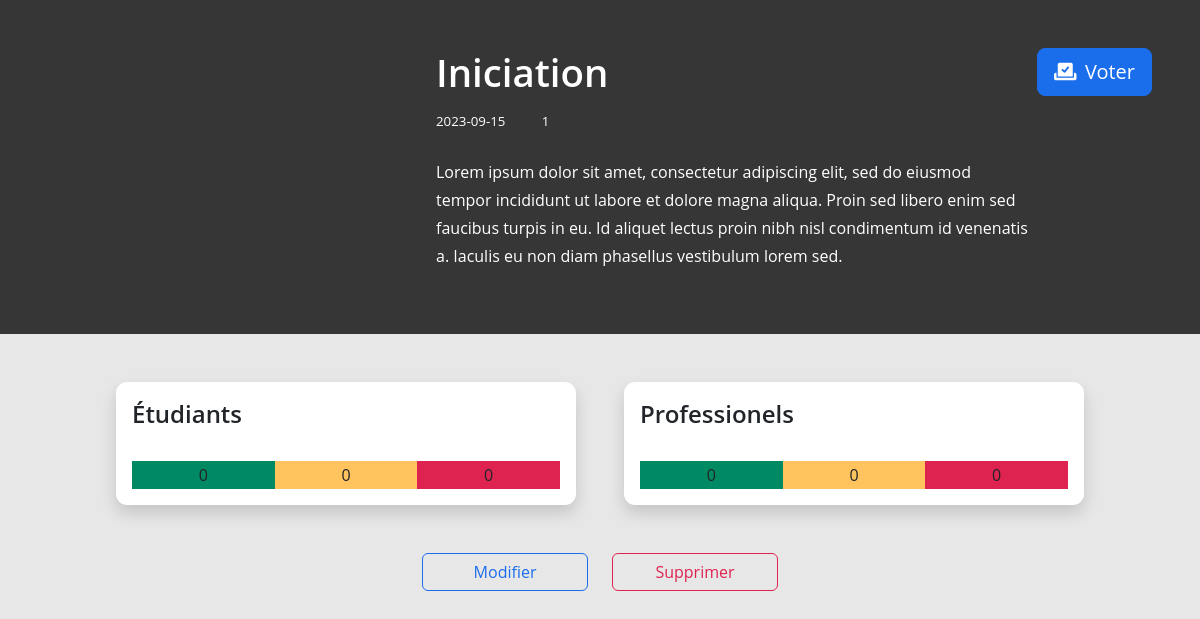
The app's page /php/event-info.php?id=1 (signed in) with its own data.
### tables this page shows
CREATE TABLE `events` (
  `id` int(11) NOT NULL,
  `name` varchar(350) NOT NULL,
  `place` varchar(150) DEFAULT NULL,
  `description` varchar(1000) NOT NULL,
  `date` date NOT NULL,
  `img` varchar(1060) NOT NULL,
  `departementId` int(11) NOT NULL,
  `studentVotesGreen` int(11) NOT NULL DEFAULT '0',
  `studentVotesYellow` int(11) NOT NULL DEFAULT '0',
  `studentVotesRed` int(11) NOT NULL DEFAULT '0',
  `professionalVotesGreen` int(11) NOT NULL DEFAULT '0',
  `professionalVotesYellow` int(11) NOT NULL DEFAULT '0',
  `professionalVotesRed` int(11) NOT NULL DEFAULT '0'
);

### php/event-info.php (the view, shortened to what this page needs)
<!DOCTYPE html>
<html lang="en">
<head>
    <link rel="stylesheet" href="https://cdnjs.cloudflare.com/ajax/libs/font-awesome/6.0.0-beta3/css/all.min.css">
    <link rel="stylesheet" href="../style/scss/compiled-variables.css">
    <link rel="stylesheet" href="../style/style.css">
</head>
<body>
<?php
if ($_SESSION["connexion"] == true) {
    if ($_SERVER['REQUEST_METHOD'] != 'POST' || $errorOccured == true) {
        $servername = "localhost";
        $username = "root";
        $password = "root";
        $db = "event_feedback";
        $connection = new mysqli($servername, $username, $password, $db);
        $eventId = isset($_GET["id"]) ? $_GET["id"] : $_POST["hiddenId"];
        $selectAllQuery = "SELECT * FROM events WHERE id=" . $eventId;
        $result = $connection->query($selectAllQuery);
        while($row = $result->fetch_assoc()) {
            $valuesInputed = array(
                "name" => $row["name"],
                "date" => $row["date"],
                "place" => $row["place"],
                "description" => $row["description"],
                "img" => $row["img"],
                "departementId" => $row["departementId"],
                "studentVotesGreen" => $row["studentVotesGreen"],
                "studentVotesYellow" => $row["studentVotesYellow"],
                "studentVotesRed" => $row["studentVotesRed"],
                "professionalVotesGreen" => $row["professionalVotesGreen"],
                "professionalVotesYellow" => $row["professionalVotesYellow"],
                "professionalVotesRed" => $row["professionalVotesRed"],
            );
        }
?>
<div class="container-fluid p-0">
    <div class="p-5 bg-darker">
        <div class="row mb-3 event-info-details">
            <div class="col-4 event-img" style="background: url('<?php echo $valuesInputed["img"] ?>')"></div>
            <div class="col-8 ps-4">
                <div class="row mb-2 d-flex ajust-items-center">
                    <div class="col-8">
                        <h1 class="m-0"><?php echo $valuesInputed["name"] ?></h1>
                    </div>
                    <div class="col-4">
                        <a href="choose-vote-type.php?id=<?php echo $eventId ?>" class="d-flex justify-content-end">
                            <button class="btn btn-primary vote-btn btn-lg">
                                <i class="fa-solid fa-check-to-slot"></i>
                                Voter
                            </button>
                        </a>
                    </div>
                </div>
                <div class="row mb-4">
                    <div class="col-12">
                        <span class="small me-3"><?php echo $valuesInputed["date"] ?></span>
                        <span class="small me-3"><?php echo $valuesInputed["departementId"] ?></span>
                    </div>
                </div>
                <div class="row">
                    <div class="col-xl-10">
                        <p><?php echo $valuesInputed["description"] ?></p>
                    </div>
                </div>
            </div>
        </div>
    </div>
</div>
<div class="container-fluid">
    <div class="row p-5 d-flex justify-content-center">
        <div class="card col-5 me-5 shadow">
            <div class="row p-3">
                <div class="col-12 p-0">
                    <h2 class="m-0">Étudiants</h2>
                </div>
            </div>
            <div class="row p-3 text-center">
                <div class="col-4 bg-success"><?php echo $valuesInputed["studentVotesGreen"] ?></div>
                <div class="col-4 bg-warning"><?php echo $valuesInputed["studentVotesYellow"] ?></div>
                <div class="col-4 bg-danger"><?php echo $valuesInputed["studentVotesRed"] ?></div>
            </div>
        </div>
        <div class="card col-5 shadow">
            <div class="row p-3">
                <div class="col-12 p-0">
                    <h2 class="m-0">Professionels</h2>
                </div>
            </div>
            <div class="row p-3 text-center">
                <div class="col-4 bg-success"><?php echo $valuesInputed["professionalVotesGreen"] ?></div>
                <div class="col-4 bg-warning"><?php echo $valuesInputed["professionalVotesYellow"] ?></div>
                <div class="col-4 bg-danger"><?php echo $valuesInputed["professionalVotesRed"] ?></div>
            </div>
        </div>
    </div>
</div>
<div class="container">
    <div class="row d-flex justify-content-center">
        <div class="col-2">
            <a href="modify-event.php?id=<?php echo $eventId ?>" class="w-100">
                <button class="btn btn-outline-primary vote-btn w-100">Modifier</button>
            </a>
        </div>
        <div class="col-2">
            <a href="delete-event.php?id=<?php echo $eventId ?>" class="w-100">
                <button class="btn btn-outline-danger vote-btn w-100">Supprimer</button>
            </a>
        </div>
    </div>
</div>
<?php
}
}
else {
    header("Location: login.php");
    exit;
}
?>
</body>
</html>

### style/style.css (style rules this page uses)
:root { --bs-body-font-family: 'Open Sans', sans-serif; --background: #e7e7e7; --primary: #1a6eec; --secondary: #a9aabc; --dark: #444655; --darker: rgb(54, 54, 54); --main-shadow: 0px 0px 24px 2px rgba(0,0,0,0.39); }
a { text-decoration: none; color: var(--text); }
button i { margin-right: 0.2rem; }
.card { background-color: white; border-radius: 0.7rem; border: none; }
.event-img { background-size: cover!important; }
.bg-darker { background-color: var(--darker); }
.bg-darker p, .bg-darker h1, .bg-darker span { color: white; }
.shadow { box-shadow: var(--main-shadow); }

### records on screen
events: name "Iniciation", date "2023-09-15", departementId "1", description "Lorem ipsum dolor sit amet, consectetur adipiscing elit, sed do eiusmod tempor incididunt ut labore et dolore magna aliqua. Proin sed libero enim sed faucibus turpis in eu. Id aliquet lectus proin nibh nisl condimentum id venenatis a. Iaculis eu non diam phasellus vestibulum lorem sed.", studentVotesGreen "0", studentVotesYellow "0", studentVotesRed "0", professionalVotesGreen "0", professionalVotesYellow "0", professionalVotesRed "0"
